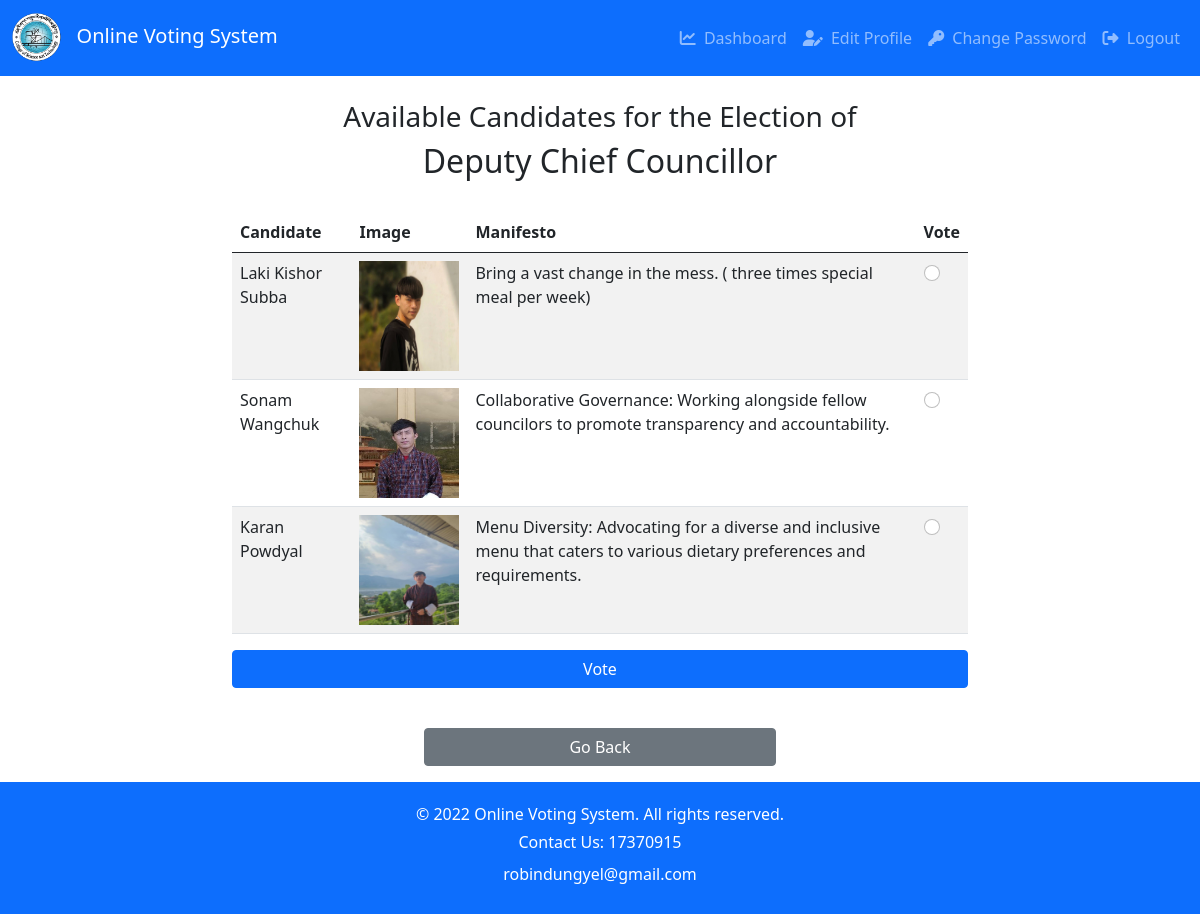
The app's page /candidate/2/ (signed in) with its own data.
### votingapp/models.py (models this page shows, shortened)
class Position(models.Model):
    id = models.BigAutoField(primary_key=True)
    title = models.CharField(max_length=200, unique=True)
    def __str__(self):
        return self.title

class Candidate(models.Model):
    id = models.BigAutoField(primary_key=True)
    name = models.CharField(max_length=100)
    image = models.ImageField(upload_to='media/')
    manifesto = models.TextField(default='Manifesto text to be updated')
    total_vote = models.IntegerField(default=0, editable=False)
    position = models.ForeignKey(Position, on_delete=models.CASCADE)

### votingapp/decorators.py (the view)
    def _wrapped_view_func(request, *args, **kwargs):
        if request.user.username not in settings.AUTHORIZED_USERS:
            messages.error(request, 'You are not authorized to access this page.')
            return redirect('home')
        return view_func(request, *args, **kwargs)

### votingapp/views.py (called while the page is built)
@login_required
@authorized_user_required
def candidateView(request, pos):
    obj = get_object_or_404(Position, pk=pos)
    candidates = Candidate.objects.filter(position=obj)
    if request.method == "POST":
            temp = ControlVote.objects.get_or_create(user=request.user, position=obj)[0]
            if temp.status == False:
                temp2 = Candidate.objects.get(pk=request.POST.get(obj.title))
                temp2.total_vote += 1
                temp2.save()
                temp.status = True
                temp.save()
                return HttpResponseRedirect('/position/')
            else:
                messages.success(request, 'you have already been voted this position.')
                return render(request, 'candidate.html', {'obj': obj})
    else:
        return render(request, 'candidate.html', {'obj': obj})

### votingapp/templates/candidate.html (shortened to what this page needs)
{% extends "base.html" %}
{% block content %}
<br />
<div class="container as-full">
  <h3 class="card-title d-flex justify-content-center">
    Available Candidates for the Election of
  </h3>
  <h2 class="card-title d-flex justify-content-center">{{ obj.title }}</h2>
</div>
<br />
<div class="container as-full">
  <div class="row as-full d-flex justify-content-center">
    <div class="col-8 align-self-center">
          <form action="" method="POST">
            <table class="table table-striped table-hover">
              <thead>
                <tr>
                  <th scope="col">Candidate</th>
                  <th scope="col">Image</th>
                  <th scope="col">Manifesto</th>
                  <th scope="col">Vote</th>
                </tr>
              </thead>
              <tbody>
                {% for candidateID in obj.candidate_set.all %}
                <tr>
                  <td>
                    {{candidateID.name}}
                  </td>
                  <td>
                    <img src="{{ candidateID.image.url }}" width='100' height='110' >
                  </td>
                  <td>{{candidateID.manifesto}}</td>
                  <td>
                    <input
                      type="radio"
                      id="id_{{candidateID.id}}"
                      name="{{candidateID.position}}"
                      value="{{candidateID.id}}"
                      class="form-check-input"
                      required
                    />
                  </td>
                </tr>
                {% empty %}
                  <p>No Candidates Available</p>
                {% endfor %}
              </tbody>
            </table>
            <input
              type="submit"
              class="col-md-12 btn btn-primary"
              value="Vote"
            />
          </form>
      </div>
    </div>
  </div>
</div>
<br />
<div class="container as-full">
  <div class="row as-full d-flex justify-content-center">
    <div class="col-8 align-self-center">
        <div class="card-body d-flex justify-content-center">
          <a href="{% url 'position' %}" class="col-md-6 btn btn-secondary">Go Back</a>
        </div>
      </div>
    </div>
  </div>
{% endblock %}

### votingapp/templates/base.html (style rules this page uses)
body { display: flex; flex-direction: column; min-height: 100vh; }

### records on screen
Position: title "Deputy Chief Councillor"
Candidate: name "Laki Kishor Subba", image (picture), manifesto "Bring a vast change in the mess. ( three times special meal per week)"
Candidate: name "Sonam Wangchuk", image (picture), manifesto "Collaborative Governance: Working alongside fellow councilors to promote transparency and accountability."
Candidate: name "Karan Powdyal", image (picture), manifesto "Menu Diversity: Advocating for a diverse and inclusive menu that caters to various dietary preferences and requirements."
